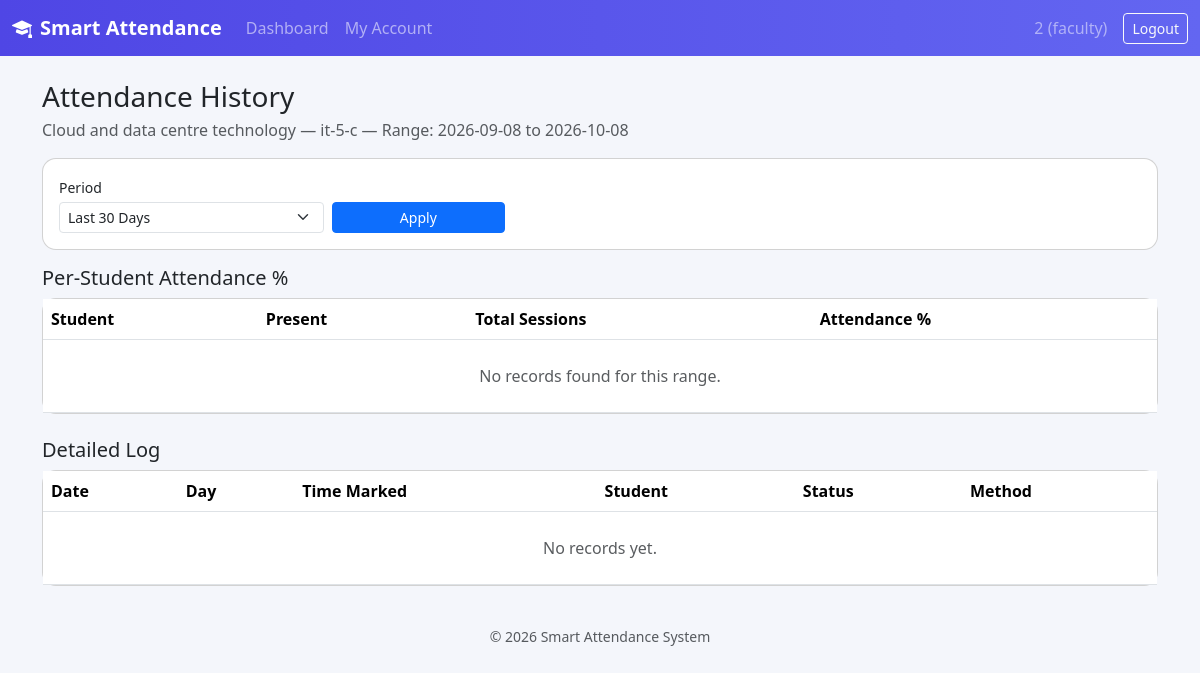
/faculty/history/3/14 (signed in), run on the app's committed database.
### models.py (models this page shows)
class User(db.Model, UserMixin):
    __tablename__ = "users"
    id = db.Column(db.Integer, primary_key=True)
    username = db.Column(db.String(80), unique=True, nullable=False)
    email = db.Column(db.String(120), unique=True, nullable=False)
    password_hash = db.Column(db.String(200), nullable=False)
    role = db.Column(db.String(20), nullable=False)  # principal / faculty / student
    created_at = db.Column(db.DateTime, default=datetime.utcnow)
    faculty_profile = db.relationship("Faculty", backref="user", uselist=False)
    student_profile = db.relationship("Student", backref="user", uselist=False)

class Subject(db.Model):
    __tablename__ = "subjects"
    id = db.Column(db.Integer, primary_key=True)
    name = db.Column(db.String(120), nullable=False)
    class_id = db.Column(db.Integer, db.ForeignKey("classes.id"), nullable=False)

class ClassModel(db.Model):
    __tablename__ = "classes"
    id = db.Column(db.Integer, primary_key=True)
    name = db.Column(db.String(80), unique=True, nullable=False)
    subjects = db.relationship("Subject", backref="class_", cascade="all, delete-orphan")
    students = db.relationship("Student", backref="class_", cascade="all, delete-orphan")
    location = db.relationship("ClassLocation", backref="class_", uselist=False,
                                cascade="all, delete-orphan")

### routes/faculty.py (the view)
@faculty_bp.route("/history/<int:class_id>/<int:subject_id>")
@login_required
@role_required("faculty")
def history(class_id, subject_id):
    f = _current_faculty()
    if not f or not _is_assigned(f.id, class_id, subject_id):
        flash("Not authorized.", "error")
        return redirect(url_for("faculty.dashboard"))
    class_obj = ClassModel.query.get_or_404(class_id)
    subject_obj = Subject.query.get_or_404(subject_id)
    period = request.args.get("period", "month")
    custom_start = request.args.get("start_date")
    custom_end = request.args.get("end_date")
    start, end = resolve_period(period, custom_start, custom_end)
    student_ids = [s.id for s in Student.query.filter_by(class_id=class_id)]
    query = Attendance.query.filter(
        Attendance.subject_id == subject_id,
        Attendance.student_id.in_(student_ids),
    )
    query = apply_date_range(query, Attendance.date, start, end)
    records = query.order_by(Attendance.date.desc(), Attendance.marked_at.desc()).all()
    student_name_map = {s.id: s.name for s in Student.query.filter_by(class_id=class_id)}
    summary_rows = summarize(
        records,
        key_func=lambda r: r.student_id,
        label_func=lambda sid: student_name_map.get(sid, "Unknown"),
    )
    return render_template(
        "faculty/attendance_history.html",
        class_obj=class_obj, subject_obj=subject_obj, records=records,
        summary_rows=summary_rows,
        selected_period=period, start_date=custom_start or "", end_date=custom_end or "",
        range_label=f"{start} to {end}" if start and end else "All Time",
        period_choices=PERIOD_CHOICES,
    )

### app.py (called while the page is built)
@login_manager.user_loader
def load_user(user_id):
    return User.query.get(int(user_id))

### routes/faculty.py (called while the page is built)
def _current_faculty():
    return Faculty.query.filter_by(user_id=current_user.id).first()

def _is_assigned(faculty_id, class_id, subject_id):
    return Timetable.query.filter_by(
        faculty_id=faculty_id, class_id=class_id, subject_id=subject_id
    ).first() is not None

### utils/report_utils.py (called while the page is built, shortened)
def resolve_period(period, custom_start=None, custom_end=None):
    today = date.today()
    if period == "week":
        return today - timedelta(days=7), today
    if period == "month":
        return today - timedelta(days=30), today

def apply_date_range(query, date_column, start, end):
    if start:
        query = query.filter(date_column >= start)
    if end:
        query = query.filter(date_column <= end)
    return query

def summarize(records, key_func, label_func):
    buckets = defaultdict(lambda: {"total": 0, "present": 0})
    for r in records:
        key = key_func(r)
        buckets[key]["total"] += 1
        if r.status == "Present":
            buckets[key]["present"] += 1
    rows = []
    for key, v in buckets.items():
        pct = round((v["present"] / v["total"]) * 100, 1) if v["total"] else 0.0
        rows.append({"label": label_func(key), "total": v["total"], "present": v["present"], "pct": pct})
    rows.sort(key=lambda r: r["label"])
    return rows

### templates/faculty/attendance_history.html (shortened to what this page needs)
{% extends "base.html" %}
{% block content %}
<h3 class="mb-1">Attendance History</h3>
<p class="text-muted">{{ subject_obj.name }} &mdash; {{ class_obj.name }} &mdash; Range: {{ range_label }}</p>
<form method="GET" class="card p-3 mb-3">
  <div class="row g-2 align-items-end">
    <div class="col-md-3">
      <label class="form-label small mb-1">Period</label>
      <select class="form-select form-select-sm" name="period" id="periodSelect" onchange="toggleCustomRange()">
        {% for value, label in period_choices %}
        <option value="{{ value }}" {% if selected_period == value %}selected{% endif %}>{{ label }}</option>
        {% endfor %}
      </select>
    </div>
    <div class="col-md-2">
      <button class="btn btn-primary btn-sm w-100">Apply</button>
    </div>
  </div>
</form>
<h5 class="mb-2">Per-Student Attendance %</h5>
<div class="card mb-4">
  <table class="table mb-0">
    <thead><tr><th>Student</th><th>Present</th><th>Total Sessions</th><th>Attendance %</th></tr></thead>
    <tbody>
      {% for row in summary_rows %}
      <tr>
        <td>{{ row.label }}</td>
        <td>{{ row.present }}</td>
        <td>{{ row.total }}</td>
        <td>
          <span class="badge {% if row.pct >= 75 %}bg-success{% elif row.pct >= 50 %}bg-warning text-dark{% else %}bg-danger{% endif %}">{{ row.pct }}%</span>
        </td>
      </tr>
      {% else %}
      <tr><td colspan="4" class="text-center text-muted py-4">No records found for this range.</td></tr>
      {% endfor %}
    </tbody>
  </table>
</div>
<h5 class="mb-2">Detailed Log</h5>
<div class="card">
  <table class="table mb-0">
    <thead><tr><th>Date</th><th>Day</th><th>Time Marked</th><th>Student</th><th>Status</th><th>Method</th></tr></thead>
    <tbody>
      {% for r in records %}
      <tr>
        <td>{{ r.date }}</td>
        <td>{{ r.date.strftime('%A') }}</td>
        <td>{{ r.marked_at.strftime('%H:%M') if r.marked_at else '-' }}</td>
        <td>{{ r.student.name }}</td>
        <td>{% if r.status == 'Present' %}<span class="badge bg-success">Present</span>{% else %}<span class="badge bg-danger">Absent</span>{% endif %}</td>
        <td>{{ 'Face + Geo' if r.method == 'face_geo' else 'Manual' }}</td>
      </tr>
      {% else %}
      <tr><td colspan="6" class="text-center text-muted py-4">No records yet.</td></tr>
      {% endfor %}
    </tbody>
  </table>
</div>
{% endblock %}

### templates/base.html (shortened to what this page needs)
<!DOCTYPE html>
<html lang="en">
<head>
<link href="https://cdn.jsdelivr.net/npm/bootstrap@5.3.3/dist/css/bootstrap.min.css" rel="stylesheet">
<link href="https://cdn.jsdelivr.net/npm/bootstrap-icons@1.11.3/font/bootstrap-icons.css" rel="stylesheet">
<link rel="stylesheet" href="{{ url_for('static', filename='css/style.css') }}">
</head>
<body>
{% if current_user.is_authenticated %}
<nav class="navbar navbar-expand-lg navbar-dark app-navbar">
  <div class="container-fluid">
    <a class="navbar-brand fw-bold" href="/"><i class="bi bi-mortarboard-fill me-2"></i>Smart Attendance</a>
    <div class="collapse navbar-collapse" id="nav">
      <ul class="navbar-nav me-auto">
        {% if current_user.role == 'principal' %}
        <li class="nav-item"><a class="nav-link" href="{{ url_for('principal.dashboard') }}">Dashboard</a></li>
        <li class="nav-item"><a class="nav-link" href="{{ url_for('principal.classes') }}">Classes</a></li>
        <li class="nav-item"><a class="nav-link" href="{{ url_for('principal.subjects') }}">Subjects</a></li>
        <li class="nav-item"><a class="nav-link" href="{{ url_for('principal.faculty') }}">Faculty</a></li>
        <li class="nav-item"><a class="nav-link" href="{{ url_for('principal.students') }}">Students</a></li>
        <li class="nav-item"><a class="nav-link" href="{{ url_for('principal.timetable') }}">Timetable</a></li>
        <li class="nav-item"><a class="nav-link" href="{{ url_for('principal.locations') }}">Geofence</a></li>
        <li class="nav-item"><a class="nav-link" href="{{ url_for('principal.attendance_report') }}">Reports</a></li>
        <li class="nav-item"><a class="nav-link" href="{{ url_for('principal.settings') }}">My Account</a></li>
        {% elif current_user.role == 'faculty' %}
        <li class="nav-item"><a class="nav-link" href="{{ url_for('faculty.dashboard') }}">Dashboard</a></li>
        <li class="nav-item"><a class="nav-link" href="{{ url_for('faculty.settings') }}">My Account</a></li>
        {% endif %}
      </ul>
      <span class="navbar-text text-white-50 me-3">{{ current_user.username }} ({{ current_user.role }})</span>
      <a class="btn btn-outline-light btn-sm" href="{{ url_for('auth.logout') }}">Logout</a>
    </div>
  </div>
</nav>
{% endif %}
<div class="container py-4">
  {% block content %}{% endblock %}
</div>
<footer class="text-center text-muted small py-3">&copy; {{ current_year }} Smart Attendance System</footer>
</body>
</html>

### static/css/style.css (style rules this page uses)
body { background: #f4f6fb; font-family: 'Segoe UI', system-ui, sans-serif; }
.app-navbar { background: linear-gradient(90deg, #4f46e5, #6366f1); }
.card { border-radius: 14px; }
table thead { background: #eef0fb; }

### data on the page
User: username "2", role "faculty"
Subject: name "Cloud and data centre technology"
ClassModel: name "it-5-c"

### other printed values
{{ range_label }} "2026-09-08 to 2026-10-08"
form field period "Last 30 Days"
